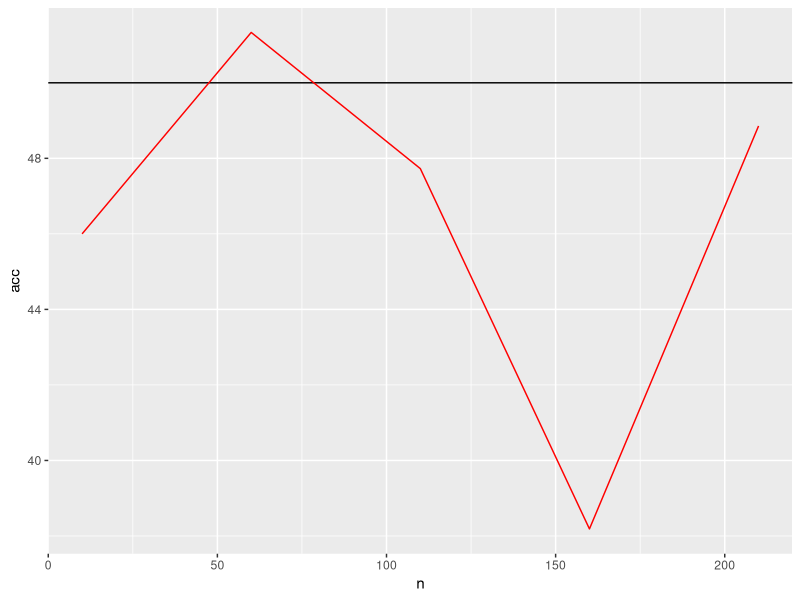

This chart was generated by the following R code:
library('ggplot2')
library('dplyr')
library('e1071')

# ------------------------- Create training function -------------------------
f_train <- function(n, nv = 2){
  
  # nv: number of features
  # n: number of observations
  
  
  # generate random data
  rNum = rnorm(nv*n)
  rNum = matrix(rNum, n, nv)
  d = as.data.frame(rNum)
  
  # generate random labels
  n2 = n/2
  labels = c(array(1, n2), array(0, n2))
  labels = sample(labels)
  # labels = sample.int(2,n,replace=T)
  d$condition = factor(labels)
  
  # training
  m_trained = svm(condition ~ ., data = d,
                  # cross = 10,
                  cross = nrow(d),  # leave one out
                  kernel = 'linear', 
                  cost = 1)
  
  # get CV
  acc = m_trained$tot.accuracy
  acc
}


# ------------------------------- run traiings -------------------------------
p = expand.grid(iTest = 1:10, n = seq(10, 210, 50))
data_test = p %>% group_by(iTest, n) %>% do(data.frame(acc = f_train(.$n)))

# ----------------------------------- Plot ----------------------------------- #
ggplot(data_test, aes(x = n, y = acc)) + 
  geom_hline(yintercept=50)+
  stat_summary(fun = "mean", colour = "red", geom = "line") + 
  stat_summary(fun.data = 'mean_sdl', geom = 'ribbon', alpha = 0.2)
# print(plot)